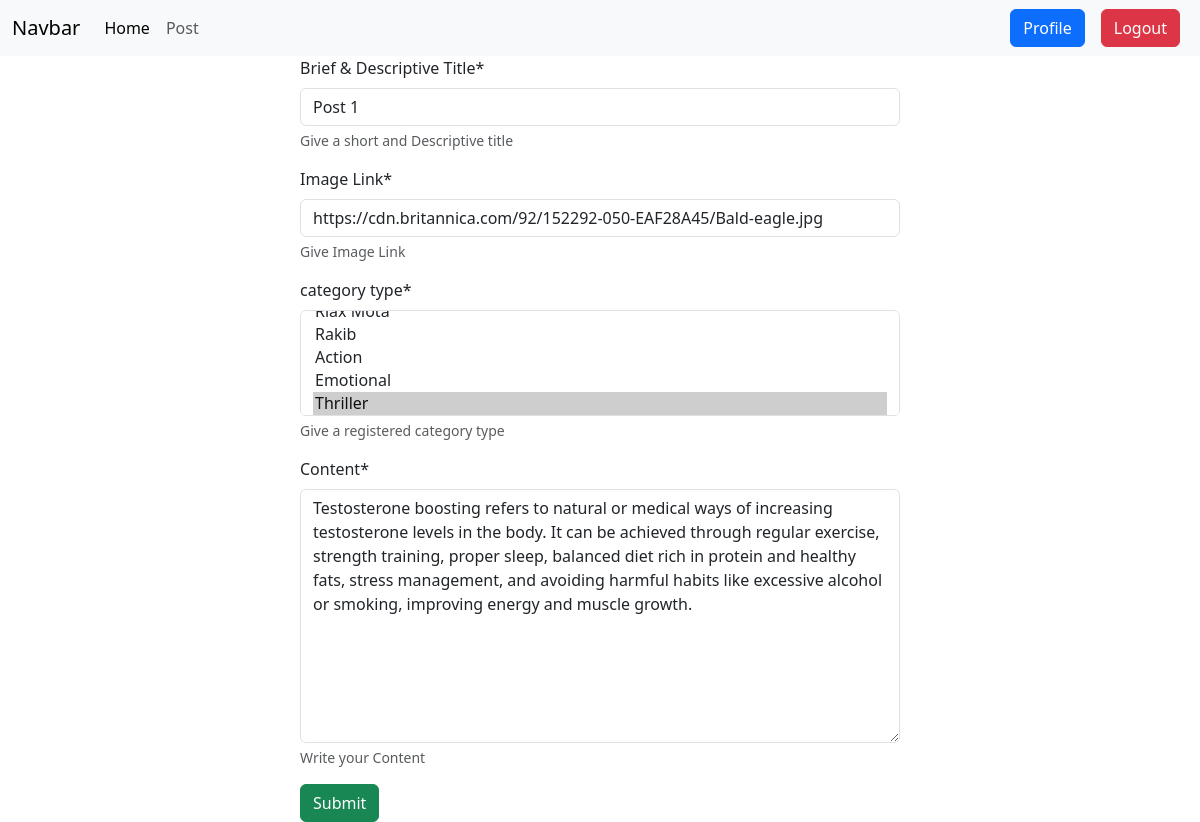
The app's page /post/edit/1 (signed in) with its own data.
### post/models.py (models this page shows, shortened)
class Post(models.Model):
    title = models.CharField(max_length=200)
    author = models.ForeignKey(User,on_delete=models.CASCADE)
    image = models.CharField(default='https://cdn.britannica.com/92/152292-050-EAF28A45/Bald-eagle.jpg')
    category = models.ManyToManyField(Category)
    content = models.TextField()

### post/views.py (the view)
# urls.py: path("edit/<int:id>", views.edit_post, name="edit_post"),
@login_required
def edit_post(request,id):
    post = models.Post.objects.get(pk=id)
    if(request.method == 'POST'):
        form = forms.PostForm(request.POST,instance=post)
        if(form.is_valid()):
            form.save()
            return redirect('profile')
    else:
        form = forms.PostForm(instance=post)
    return render(request,'post_edit.html',{'form':form})

### post/forms.py
class PostForm(forms.ModelForm):
    class Meta:
        model = models.Post
        fields = "__all__"
        exclude = ['author']
        labels = {
            "title": "Brief & Descriptive Title",
            "category": "category type",
            "image": "Image Link",
            "content": "Content",
        }
        help_texts = {
            "title": "Give a short and Descriptive title",
            "category": "Give a registered category type",
            "image": "Give Image Link",
            "content": "Write your Content",
        }
        error_messages = {
            "title": {"required": "you must provide a title!"},
            "category": {"required": "you must provide a category!"},
            "image": {"required": "you must provide an image link!"},
            "content": {"required": "you must write some content!"},
        }

### category/models.py (called while the page is built)
    def __str__(self):
        return f"{self.name}"

### post/templates/post_edit.html
{% extends 'base.html' %} {% block content %} {% load crispy_forms_tags %}
<div style="width: 50%; margin: auto">
  <form method="POST" action="{% url 'edit_post' form.instance.id %}" enctype="multipart/form-data">
    {% csrf_token %} {{ form | crispy}}
    <button type="submit" class="btn btn-success">Submit</button>
  </form>
</div>
{%endblock content %}

### records on screen
Post: title "Post 1", image "https://cdn.britannica.com/92/152292-050-EAF28A45/Bald-eagle.jpg", content "Testosterone boosting refers to natural or medical ways of increasing testosterone levels in the body. It can be achieved through regular exercise, strength training, proper sleep, balanced diet rich in protein and healthy fats, stress management, and avoiding harmful habits like excessive alcohol or smoking, improving energy and muscle growth."
